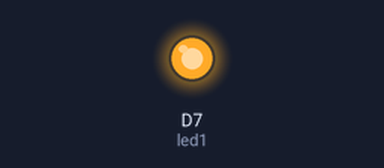
A sketch run on a simulated ESP8266 (NodeMCU). Parts: output pins drawn as LEDs (lit = HIGH).

Above: at 0.35 s.
At 50.9 s:
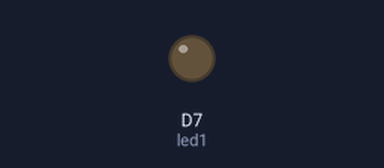
Timing chart, 0 to 53.8 s (numbered marks = the images above):
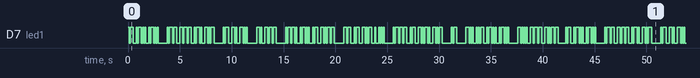

The sketch:

BlinkName.ino
```cpp
std::string message("All work and no play makes Jack a dull boy");

int led1 = D7;
int unit = 100;

void setup() {
    pinMode(led1, OUTPUT);
}

void loop() {

    for (char const &c: message) {

        switch (char(tolower(c))) {
            case 'a':
                encode(12);
                break;
            case 'b':
                encode(2111);
                break;
            case 'c':
                encode(2121);
                break;
            case 'd':
                encode(211);
                break;
            case 'e':
                encode(1);
                break;
            case 'f':
                encode(1121);
                break;
            case 'g':
                encode(221);
                break;
            case 'h':
                encode(1111);
                break;
            case 'i':
                encode(11);
                break;
            case 'j':
                encode(1222);
                break;
            case 'k':
                encode(212);
                break;
            case 'l':
                encode(1211);
                break;
            case 'm':
                encode(22);
                break;
            case 'n':
                encode(21);
                break;
            case 'o':
                encode(222);
                break;
            case 'p':
                encode(1221);
                break;
            case 'q':
                encode(2212);
                break;
            case 'r':
                encode(121);
                break;
            case 's':
                encode(111);
                break;
            case 't':
                encode(2);
                break;
            case 'u':
                encode(112);
                break;
            case 'v':
                encode(1112);
                break;
            case 'w':
                encode(122);
                break;
            case 'x':
                encode(2112);
                break;
            case 'y':
                encode(2122);
                break;
            case 'z':
                encode(2211);
                break;
            case '\'':
                encode(122221);
                break;
            case '-':
                encode(211112);
                break;
            case ' ':
                delay(4*unit);
                break;
        }

        delay(2*unit);
    }

    delay(4*unit);
}

void encode(int number) {

    if (number >= 10) {
        encode(number / 10);
    }

    switch (number % 10) {
        case 1:
            dot();
            break;
        case 2:
            dash();
            break;
    }
}

void dot() {
    digitalWrite(led1, HIGH);
    delay(unit);
    digitalWrite(led1, LOW);
    delay(unit);
}

void dash() {
    digitalWrite(led1, HIGH);
    delay(3*unit);
    digitalWrite(led1, LOW);
    delay(unit);
}
```

Measured:
- by itself, D7 (led1): moves between LOW and HIGH, repeating every 41.4 s
- by itself, everything shown: repeats every 41.6 s, in 120 steps
